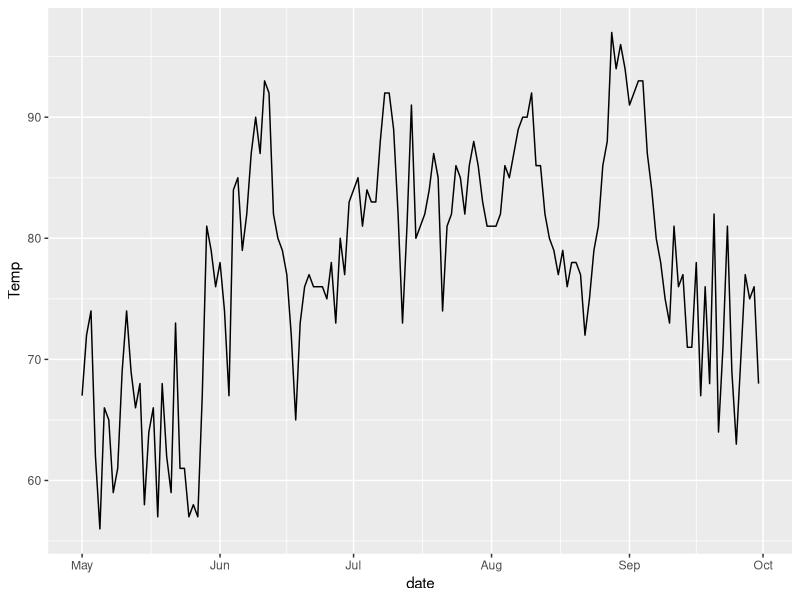

Write the R code that produced this figure.
## ---- chunk 1
library(tidyverse)
library(lubridate)
## ---- chunk 2
air <- as_tibble(airquality)
air %>%
  mutate(date = make_date(2022, Month, Day)) %>%
  ggplot(aes(x = date, y = Temp)) + geom_line()
## ---- chunk 3
?storms

## ---- chunk 4
?midwest

